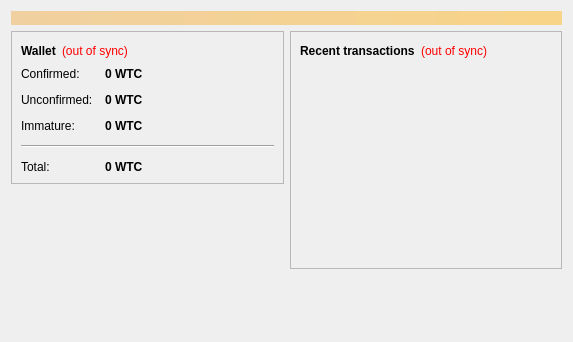
<?xml version="1.0" encoding="UTF-8"?>
<ui version="4.0">
 <class>OverviewPage</class>
 <widget class="QWidget" name="OverviewPage">
  <property name="geometry">
   <rect>
    <x>0</x>
    <y>0</y>
    <width>573</width>
    <height>342</height>
   </rect>
  </property>
  <property name="windowTitle">
   <string>Form</string>
  </property>
  <layout class="QVBoxLayout" name="topLayout">
   <item>
    <widget class="QLabel" name="labelAlerts">
     <property name="visible">
      <bool>false</bool>
     </property>
     <property name="styleSheet">
      <string notr="true">background-color: qlineargradient(x1: 0, y1: 0, x2: 1, y2: 0, stop:0 #F0D0A0, stop:1 #F8D488); color:#000000;</string>
     </property>
     <property name="wordWrap">
      <bool>true</bool>
     </property>
     <property name="margin">
      <number>3</number>
     </property>
    </widget>
   </item>
   <item>
    <layout class="QHBoxLayout" name="horizontalLayout" stretch="1,1">
     <item>
      <layout class="QVBoxLayout" name="verticalLayout_2">
       <item>
        <widget class="QFrame" name="frame">
         <property name="frameShape">
          <enum>QFrame::StyledPanel</enum>
         </property>
         <property name="frameShadow">
          <enum>QFrame::Raised</enum>
         </property>
         <layout class="QVBoxLayout" name="verticalLayout_4">
          <item>
           <layout class="QHBoxLayout" name="horizontalLayout_4">
            <item>
             <widget class="QLabel" name="label_5">
              <property name="font">
               <font>
                <weight>75</weight>
                <bold>true</bold>
               </font>
              </property>
              <property name="text">
               <string>Wallet</string>
              </property>
             </widget>
            </item>
            <item>
             <widget class="QLabel" name="labelWalletStatus">
              <property name="toolTip">
               <string>The displayed information may be out of date. Your wallet automatically synchronizes with the WolfTronCoin network after a connection is established, but this process has not completed yet.</string>
              </property>
              <property name="styleSheet">
               <string notr="true">QLabel { color: red; }</string>
              </property>
              <property name="text">
               <string notr="true">(out of sync)</string>
              </property>
              <property name="alignment">
               <set>Qt::AlignLeading|Qt::AlignLeft|Qt::AlignVCenter</set>
              </property>
             </widget>
            </item>
            <item>
             <spacer name="horizontalSpacer_2">
              <property name="orientation">
               <enum>Qt::Horizontal</enum>
              </property>
              <property name="sizeHint" stdset="0">
               <size>
                <width>40</width>
                <height>20</height>
               </size>
              </property>
             </spacer>
            </item>
           </layout>
          </item>
          <item>
           <layout class="QFormLayout" name="formLayout_2">
            <property name="fieldGrowthPolicy">
             <enum>QFormLayout::AllNonFixedFieldsGrow</enum>
            </property>
            <property name="horizontalSpacing">
             <number>12</number>
            </property>
            <property name="verticalSpacing">
             <number>12</number>
            </property>
            <item row="0" column="0">
             <widget class="QLabel" name="label">
              <property name="text">
               <string>Confirmed:</string>
              </property>
             </widget>
            </item>
            <item row="0" column="1">
             <widget class="QLabel" name="labelBalance">
              <property name="font">
               <font>
                <weight>75</weight>
                <bold>true</bold>
               </font>
              </property>
              <property name="cursor">
               <cursorShape>IBeamCursor</cursorShape>
              </property>
              <property name="toolTip">
               <string>Your current spendable balance</string>
              </property>
              <property name="text">
               <string notr="true">0 WTC</string>
              </property>
              <property name="textInteractionFlags">
               <set>Qt::LinksAccessibleByMouse|Qt::TextSelectableByKeyboard|Qt::TextSelectableByMouse</set>
              </property>
             </widget>
            </item>
            <item row="1" column="0">
             <widget class="QLabel" name="label_3">
              <property name="text">
               <string>Unconfirmed:</string>
              </property>
             </widget>
            </item>
            <item row="1" column="1">
             <widget class="QLabel" name="labelUnconfirmed">
              <property name="font">
               <font>
                <weight>75</weight>
                <bold>true</bold>
               </font>
              </property>
              <property name="cursor">
               <cursorShape>IBeamCursor</cursorShape>
              </property>
              <property name="toolTip">
               <string>Total of transactions that have yet to be confirmed, and do not yet count toward the spendable balance</string>
              </property>
              <property name="text">
               <string notr="true">0 WTC</string>
              </property>
              <property name="textInteractionFlags">
               <set>Qt::LinksAccessibleByMouse|Qt::TextSelectableByKeyboard|Qt::TextSelectableByMouse</set>
              </property>
             </widget>
            </item>
            <item row="2" column="0">
             <widget class="QLabel" name="labelImmatureText">
              <property name="text">
               <string>Immature:</string>
              </property>
             </widget>
            </item>
            <item row="2" column="1">
             <widget class="QLabel" name="labelImmature">
              <property name="font">
               <font>
                <weight>75</weight>
                <bold>true</bold>
               </font>
              </property>
              <property name="toolTip">
               <string>Mined balance that has not yet matured</string>
              </property>
              <property name="text">
               <string notr="true">0 WTC</string>
              </property>
              <property name="textInteractionFlags">
               <set>Qt::LinksAccessibleByMouse|Qt::TextSelectableByKeyboard|Qt::TextSelectableByMouse</set>
              </property>
             </widget>
            </item>
            <item row="4" column="0">
             <widget class="QLabel" name="labelTotalText">
              <property name="text">
               <string>Total:</string>
              </property>
             </widget>
            </item>
            <item row="4" column="1">
             <widget class="QLabel" name="labelTotal">
              <property name="font">
               <font>
                <weight>75</weight>
                <bold>true</bold>
               </font>
              </property>
              <property name="cursor">
               <cursorShape>IBeamCursor</cursorShape>
              </property>
              <property name="toolTip">
               <string>Your current total balance</string>
              </property>
              <property name="text">
               <string notr="true">0 WTC</string>
              </property>
              <property name="textInteractionFlags">
               <set>Qt::LinksAccessibleByMouse|Qt::TextSelectableByKeyboard|Qt::TextSelectableByMouse</set>
              </property>
             </widget>
            </item>
            <item row="3" column="0" colspan="2">
             <widget class="Line" name="line">
              <property name="orientation">
               <enum>Qt::Horizontal</enum>
              </property>
             </widget>
            </item>
           </layout>
          </item>
         </layout>
        </widget>
       </item>
       <item>
        <spacer name="verticalSpacer">
         <property name="orientation">
          <enum>Qt::Vertical</enum>
         </property>
         <property name="sizeHint" stdset="0">
          <size>
           <width>20</width>
           <height>40</height>
          </size>
         </property>
        </spacer>
       </item>
      </layout>
     </item>
     <item>
      <layout class="QVBoxLayout" name="verticalLayout_3">
       <item>
        <widget class="QFrame" name="frame_2">
         <property name="frameShape">
          <enum>QFrame::StyledPanel</enum>
         </property>
         <property name="frameShadow">
          <enum>QFrame::Raised</enum>
         </property>
         <layout class="QVBoxLayout" name="verticalLayout">
          <item>
           <layout class="QHBoxLayout" name="horizontalLayout_2">
            <item>
             <widget class="QLabel" name="label_4">
              <property name="text">
               <string>&lt;b&gt;Recent transactions&lt;/b&gt;</string>
              </property>
             </widget>
            </item>
            <item>
             <widget class="QLabel" name="labelTransactionsStatus">
              <property name="toolTip">
               <string>The displayed information may be out of date. Your wallet automatically synchronizes with the WolfTronCoin network after a connection is established, but this process has not completed yet.</string>
              </property>
              <property name="styleSheet">
               <string notr="true">QLabel { color: red; }</string>
              </property>
              <property name="text">
               <string notr="true">(out of sync)</string>
              </property>
              <property name="alignment">
               <set>Qt::AlignRight|Qt::AlignTrailing|Qt::AlignVCenter</set>
              </property>
             </widget>
            </item>
            <item>
             <spacer name="horizontalSpacer">
              <property name="orientation">
               <enum>Qt::Horizontal</enum>
              </property>
              <property name="sizeHint" stdset="0">
               <size>
                <width>40</width>
                <height>20</height>
               </size>
              </property>
             </spacer>
            </item>
           </layout>
          </item>
          <item>
           <widget class="QListView" name="listTransactions">
            <property name="styleSheet">
             <string notr="true">QListView { background: transparent; }</string>
            </property>
            <property name="frameShape">
             <enum>QFrame::NoFrame</enum>
            </property>
            <property name="verticalScrollBarPolicy">
             <enum>Qt::ScrollBarAlwaysOff</enum>
            </property>
            <property name="horizontalScrollBarPolicy">
             <enum>Qt::ScrollBarAlwaysOff</enum>
            </property>
            <property name="selectionMode">
             <enum>QAbstractItemView::NoSelection</enum>
            </property>
           </widget>
          </item>
         </layout>
        </widget>
       </item>
       <item>
        <spacer name="verticalSpacer_2">
         <property name="orientation">
          <enum>Qt::Vertical</enum>
         </property>
         <property name="sizeHint" stdset="0">
          <size>
           <width>20</width>
           <height>40</height>
          </size>
         </property>
        </spacer>
       </item>
      </layout>
     </item>
    </layout>
   </item>
  </layout>
 </widget>
 <resources/>
 <connections/>
</ui>
